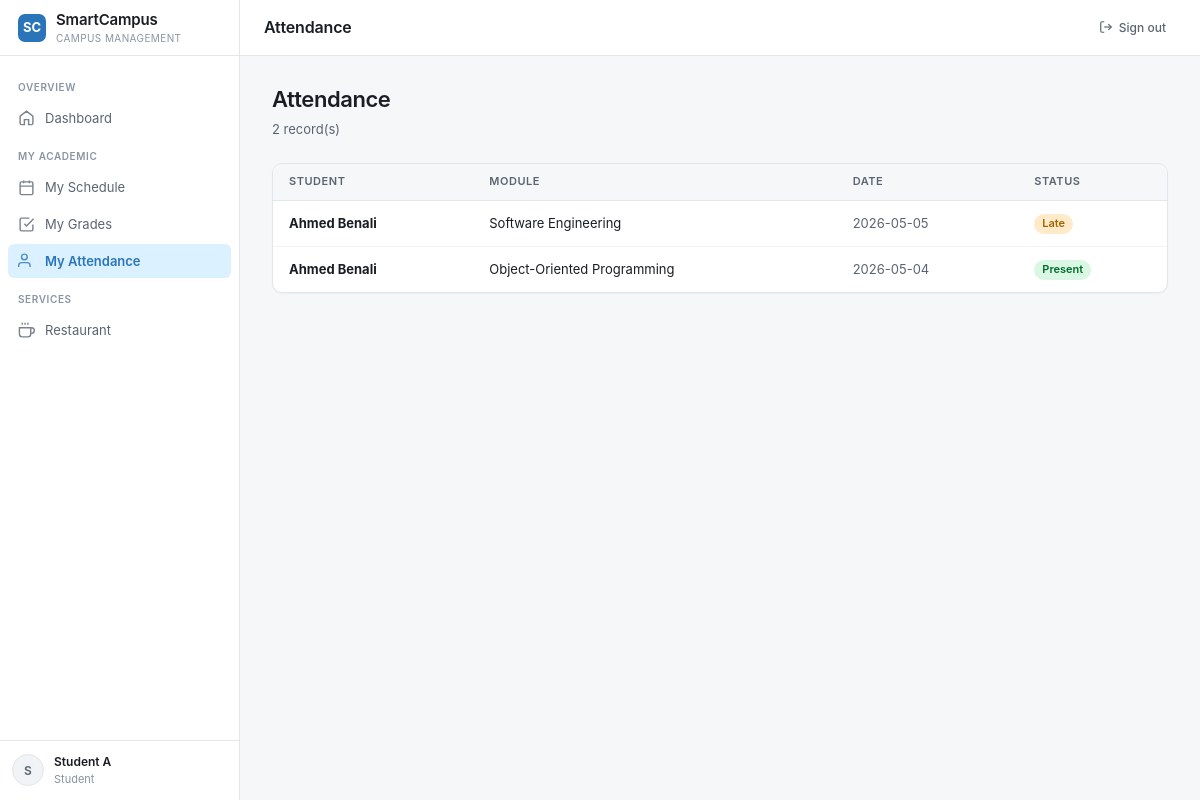
Page /attendance (signed in) on the committed database.
### tables this page shows
CREATE TABLE attendance (
            id          INTEGER PRIMARY KEY AUTOINCREMENT,
            student_id  INTEGER NOT NULL REFERENCES students(id),
            session_id  INTEGER NOT NULL REFERENCES sessions(id),
            status      TEXT    NOT NULL DEFAULT 'present'
                        CHECK(status IN ('present','absent','late','excused')),
            date        TEXT    NOT NULL
        );

CREATE TABLE modules (
            id          INTEGER PRIMARY KEY AUTOINCREMENT,
            code        TEXT    NOT NULL UNIQUE,
            title       TEXT    NOT NULL,
            credits     INTEGER NOT NULL DEFAULT 3,
            semester    INTEGER NOT NULL DEFAULT 1,
            teacher_id  INTEGER REFERENCES teachers(id)
        );

### app.py (the view, shortened to what this page needs)
@app.route("/attendance")
@login_required(roles=["admin", "teacher", "student"])
def attendance():
    db   = get_db()
    role = session["role"]
    if role == "student":
        student = row_to_dict(db.execute(
            "SELECT * FROM students WHERE user_id=?", (session["user_id"],)
        ).fetchone())
        if student:
            rows = rows_to_list(db.execute(
                """SELECT a.*, s.first_name||' '||s.last_name AS student_name,
                          m.title AS module_title, a.date
                   FROM attendance a
                   JOIN students st ON st.id=a.student_id
                   JOIN sessions  s2 ON s2.id=a.session_id
                   JOIN modules   m  ON m.id=s2.module_id
                   JOIN students  s  ON s.id=a.student_id
                   WHERE a.student_id=? ORDER BY a.date DESC""",
                (student["id"],)
            ).fetchall())
        else:
            rows = []
    students_list = rows_to_list(db.execute("SELECT * FROM students ORDER BY last_name").fetchall())
    sessions_list = rows_to_list(db.execute(
        """SELECT s.id, m.code||' ('||s.type||')' AS label
           FROM sessions s JOIN modules m ON m.id=s.module_id"""
    ).fetchall())
    db.close()
    from datetime import date
    return render_template("attendance.html", records=rows,
                           students=students_list, sessions=sessions_list,
                           now=date.today().isoformat())

### app.py (called while the page is built)
def login_required(roles=None):
    def decorator(f):
        @functools.wraps(f)
        def wrapped(*args, **kwargs):
            if "user_id" not in session:
                flash("Please sign in first.", "warning")
                return redirect(url_for("login"))
            if roles and session.get("role") not in roles:
                flash("Access denied.", "danger")
                return redirect(url_for("dashboard"))
            return f(*args, **kwargs)
        return wrapped
    return decorator

def row_to_dict(row):
    return dict(row) if row else None

def rows_to_list(rows):
    return [dict(r) for r in rows]

### database.py (called while the page is built)
def get_db():
    conn = sqlite3.connect(DB_PATH)
    conn.row_factory = sqlite3.Row
    conn.execute("PRAGMA foreign_keys = ON")
    return conn

### templates/attendance.html (shortened to what this page needs)
{% extends "base.html" %}
{% block page_title %}Attendance{% endblock %}
{% block content %}
<div class="page-header">
  <div><h1>Attendance</h1><p>{{ records|length }} record(s)</p></div>
</div>
<div class="table-wrap">
  {% if records %}
  <table>
    <thead>
      <tr>
        <th>Student</th>
        <th>Module</th>
        <th>Date</th>
        <th>Status</th>
      </tr>
    </thead>
    <tbody>
      {% for r in records %}
      <tr>
        <td><strong>{{ r.student_name }}</strong></td>
        <td>{{ r.module_title }}</td>
        <td style="color:#5b6470;">{{ r.date }}</td>
        <td>
          {% if r.status == 'present' %}<span class="badge badge-success">Present</span>
          {% elif r.status == 'absent' %}<span class="badge badge-danger">Absent</span>
          {% elif r.status == 'late' %}<span class="badge badge-warn">Late</span>
          {% else %}<span class="badge badge-muted">Excused</span>{% endif %}
        </td>
      </tr>
      {% endfor %}
    </tbody>
  </table>
  {% else %}
  <div class="empty-state"><strong>No attendance records yet</strong></div>
  {% endif %}
</div>
{% endblock %}

### templates/base.html (style rules this page uses)
*, *::before, *::after { box-sizing: border-box; }
html, body { height: 100%; margin: 0; }
body { font-family: 'Inter', -apple-system, BlinkMacSystemFont, 'Segoe UI', system-ui, sans-serif; background: #f6f7f9; color: #1a1d23; font-size: 14px; line-height: 1.45; -webkit-font-smoothing: antialiased; }
.page-header { display: flex; align-items: flex-end; justify-content: space-between; margin-bottom: 24px; gap: 16px; flex-wrap: wrap; }
.page-header h1 { margin: 0; font-size: 22px; font-weight: 600; letter-spacing: -0.02em; }
.page-header p { margin: 4px 0 0; color: #5b6470; font-size: 13px; }
.table-wrap { background: #fff; border: 1px solid #e2e6ec; border-radius: 10px; overflow: hidden; box-shadow: 0 1px 2px rgba(15,20,30,.04); }
table { width: 100%; border-collapse: collapse; }
th { background: #f6f7f9; font-size: 11px; font-weight: 600; text-transform: uppercase; letter-spacing: 0.05em; color: #5b6470; padding: 10px 16px; text-align: left; border-bottom: 1px solid #e2e6ec; }
td { padding: 12px 16px; font-size: 13px; border-bottom: 1px solid #f1f3f6; vertical-align: middle; }
tr:last-child td { border-bottom: none; }
.badge { display: inline-flex; align-items: center; padding: 2px 8px; border-radius: 20px; font-size: 11px; font-weight: 600; }
.badge-success { background: oklch(0.95 0.04 155); color: oklch(0.45 0.15 155); }
.badge-warn { background: oklch(0.95 0.05 75); color: oklch(0.55 0.15 75); }

### rows in the picture
attendance: student_name "Ahmed Benali", module_title "Software Engineering", date "2026-05-05", status "Late"
attendance: student_name "Ahmed Benali", module_title "Object-Oriented Programming", date "2026-05-04", status "Present"

### other values in the picture
{{ session.name[0].upper() }} "S"
{{ session.name }} "Student A"
{{ session.role | capitalize }} "Student"
{{ records|length }} "2"
